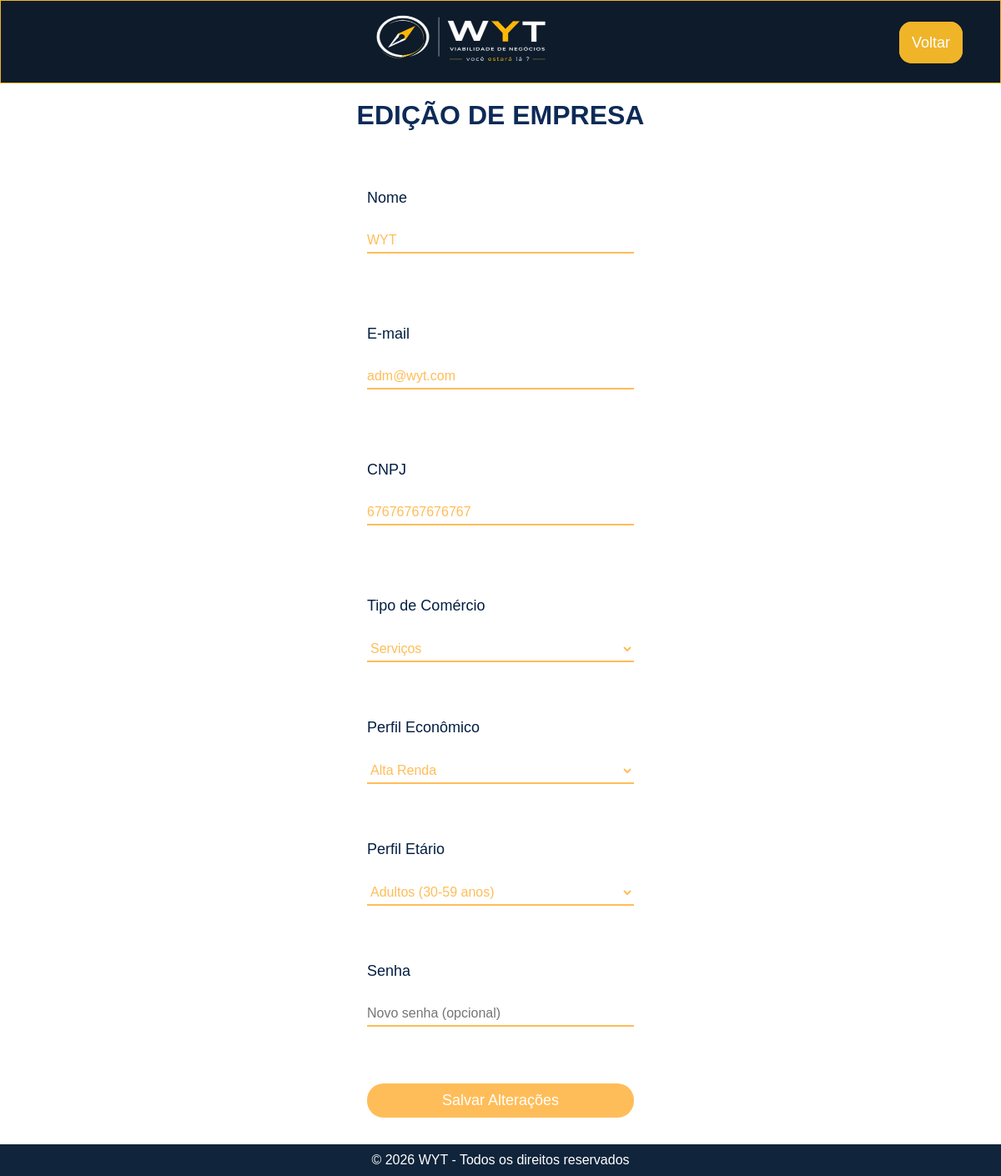
/Pages/cadastroEMPRESA.php?editar=1 (signed in), run on the app's committed database.
### tables this page shows
CREATE TABLE `empresas` (
  `id` int(11) NOT NULL,
  `nome` varchar(255) NOT NULL,
  `email` varchar(255) NOT NULL,
  `senha` varchar(255) NOT NULL,
  `cnpj` varchar(255) NOT NULL,
  `tipo_comercio` varchar(255) NOT NULL,
  `perfil_economico` varchar(255) NOT NULL,
  `perfil_etario` varchar(255) NOT NULL,
  `cargo` varchar(255) NOT NULL
);

### BE/Controller/EmpresaController.php (called while the page is built, shortened)
<?php
require_once __DIR__ . '/../Model/EmpresaModel.php';
class EmpresaController{
    private $model;
    public function __construct($modelOrPdo) {
        $this->model = new EmpresaModel($modelOrPdo);
    }
    public function listarInformacoesEmpresa($id) {
        return $this->model->listarInformacoesEmpresa($id);
    }
}
?>

### BE/Model/EmpresaModel.php (called while the page is built, shortened)
<?php
class EmpresaModel {
    private $pdo;
    public function __construct($pdo) {
        $this->pdo = $pdo;
    }
    public function listarInformacoesEmpresa($id) {
        $sql = "SELECT * FROM empresas WHERE id = :id";
        $stmt = $this->pdo->prepare($sql);
        $stmt->bindParam(':id', $id, PDO::PARAM_INT);
        $stmt->execute();
        return $stmt->fetch(PDO::FETCH_ASSOC);
    }
}
?>

### Pages/cadastroEMPRESA.php (the view, shortened to what this page needs)
<?php
require_once __DIR__ . '/../BE/Controller/EmpresaController.php';
require_once __DIR__ . '/../BE/Model/EmpresaModel.php';
require_once __DIR__ . '/../BE/DB/Database.php';
$edicao = isset($_GET['editar']) && isset($_SESSION['empresa_id']);
$empresa = null;
if ($edicao) {
    $empresaController = new EmpresaController($pdo);
    $empresa = $empresaController->listarInformacoesEmpresa(
        $_SESSION['empresa_id']
    );
}
?>
<!doctype html>
<html lang="pt-br">
<head>
    <link rel="stylesheet" href="../CSS/cadastro.css" />
    <link rel="stylesheet" href="../CSS/index.css" />
</head>
<body>
      <nav class="nav1">
   <header>
       <img width="100" height="100" src="../img/logo.png" alt="Logo" class="logo">
       <p><a href="../index.php">Voltar</a></p>
    </header>
    </nav>
    <h1><?= $edicao ? 'EDIÇÃO DE EMPRESA' : 'CADASTRO DE EMPRESA' ?></h1>
    <form method="post" action="">
    <div class="campo">
            <label for="nome">Nome</label><br />
            <input
            id="nome"
            name="nome"
            type="text"
            required
            value="<?= $empresa['nome'] ?? '' ?>"
        />
    </div>
    <br /><br />
    <div class="campo">
            <label for="email">E-mail</label><br />
            <input
            id="email"
            name="email"
            type="email"
            required
            value="<?= $empresa['email'] ?? '' ?>"
        />
    </div>
    <br /><br />
    <div class="campo">
            <label for="cnpj">CNPJ</label><br />
            <input
            id="cnpj"
            name="cnpj"
            type="text"
            maxlength="18"
            required
            placeholder="00.000.000/0000-00"
            value="<?= $empresa['cnpj'] ?? '' ?>"
        />
    </div>
    <br /><br />
    <div class="campo">
                <label for="tipoComercio">Tipo de Comércio</label><br />
                <select id="tipoComercio" name="tipoComercio" required>
                    <option value="Servicos"<?= (($empresa['tipo_comercio'] ?? '') == 'Servicos') ? 'selected' : '' ?>>Serviços</option>
                </select>
                <br /><br />
            </div>
            <div class="campo">
                <label for="perfil_economico">Perfil Econômico</label><br />
                <select id="perfil_economico" name="perfil_economico" required>
                    <option value="Alta Renda"<?= (($empresa['perfil_economico'] ?? '') == 'Alta Renda') ? 'selected' : '' ?>>Alta Renda</option>
                </select>
                <br /><br />
            </div>
            <div class="campo">
                <label for="perfil_etario">Perfil Etário</label><br />
                <select id="perfil_etario" name="perfil_etario" required>
                    <option value="Adultos (30-59 anos)"<?= (($empresa['perfil_etario'] ?? '') == 'Adultos (30-59 anos)') ? 'selected' : '' ?>>Adultos (30-59 anos)</option>
                </select>
                <br /><br />
            </div>
            <div class="campo">
                <label for="senha">Senha</label><br />
                <input id="senha" name="senha" type="password" <?= $edicao ? '' : 'required' ?> placeholder="<?= $edicao ? 'Novo senha (opcional)' : '' ?>" />
                <br /><br />
            </div>
            <button type="submit"><?= $edicao ? 'Salvar Alterações' : 'Cadastrar' ?></button>
                                        </form>
<footer>
         <p>&copy; 2026 WYT - Todos os direitos reservados</p>
</footer>
</body>
</html>

### CSS/cadastro.css (style rules this page uses)
* { margin: 0; padding: 0; }
body { background-color: #ffffff; font-family: "Inter", Georgia, serif; }
h1 { text-align: center; color: #0d2a57; margin-top: 20px; }
form { width: 400px; margin: 30px auto; padding: 40px; border-radius: 15px; }
.campo { margin-bottom: 50px; }
.campo label { display: block; color: #031e42; font-size: 18px; margin-bottom: 8px; }
.campo input { width: 100%; background: transparent; border: none; border-bottom: 2px solid #FFBD59; outline: none; color: #FFBD59; font-size: 16px; padding: 5px 0; }
.campo select { width: 100%; background: transparent; border: none; border-bottom: 2px solid #FFBD59; outline: none; color: #FFBD59; font-size: 16px; padding: 5px 0; }
button { width: 100%; padding: 10px; background-color: #FFBD59; border: none; border-radius: 20px; color: #ffffff; font-size: 18px; cursor: pointer; }
a { width: 4%; padding: 10px; color: #ffffff; font-size: 18px; cursor: pointer; text-align: center; text-decoration: none; }
footer { background-color: #0d1b2a; color: #ffffff; text-align: center; padding: 10px; position: fixed; bottom: 0; width: 100%; }
header { display: flex; justify-content: center; align-items: center; }
.nav1 { height: 100px; background: #0d1b2a; align-items: center; padding: 0 40px; border: #f0b429 1px solid; color: white; }
.nav1 p a { text-decoration: none; color: white; transition: all 0.3s ease; }
.logo { width: 220px; height: 100px; align-items: center; margin-right: 45%; margin-left: auto; }

### CSS/index.css (style rules this page uses)
* { margin: 0; padding: 0; box-sizing: border-box; }
body { font-family: Arial, Helvetica, sans-serif; }
header { display: flex; justify-content: center; align-items: center; }
.nav1 { width: 100%; height: 100px; background: #0d1b2a; align-items: center; padding: 0 40px; border: #f0b429 1px solid; color: white; }
.nav1 p a { text-decoration: none; color: white; background-color: #f0b429; border: #f0b429 5px solid; margin: 5px ; border-radius: 15px; transition: all 0.3s ease; }
.logo { width: 220px; height: 100px; align-items: center; margin-right: 45%; margin-left: auto; margin-right: auto; }
footer { background-color: #10243b;; color: #ffffff; text-align: center; padding: 10px; position: fixed; bottom: 0; width: 100%; }

### data on the page
empresas: nome "WYT", email "adm@wyt.com", cnpj "67676767676767", tipoComercio "Serviços", perfil_economico "Alta Renda", perfil_etario "Adultos (30-59 anos)"
